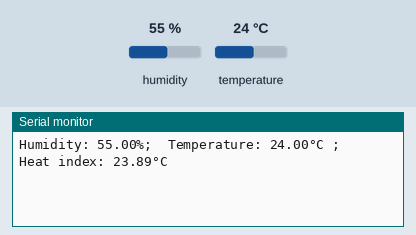
The sketch below on a simulated ESP32. Shown: the last lines printed to the serial monitor. Inputs (shaded band) come from the test bench; at power-on: humidity 55 %, temperature 24 °C.

Above: at 3.4 s.
3.5 s: humidity set to 22 %
At 5.0 s:
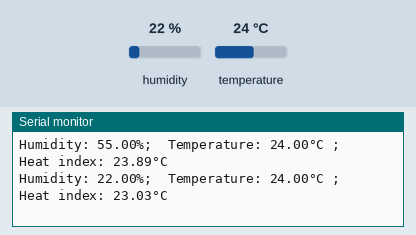
6.4 s: temperature set to 12 °C
At 7.6 s:
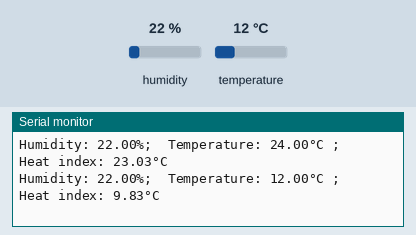
9.3 s: humidity set to 40 %
At 11.4 s:
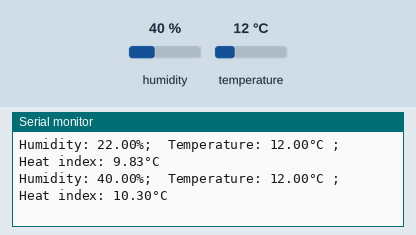
Timing chart, 0 to 12.9 s (numbered marks = the images above; inputs shaded):
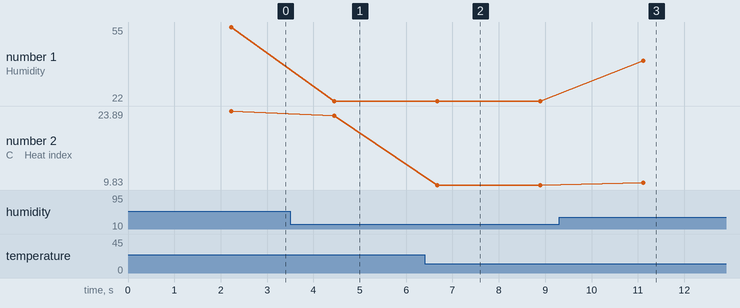

The sketch:

SensorTest.ino
```cpp
// (licence header left out)
#include <Adafruit_Sensor.h>
#include <DHT.h>

#define DHTPIN 2 // Digital pin connected to the DHT sensor
#define DHTTYPE DHT11 // Type of sensor in use

DHT dht(DHTPIN, DHTTYPE); // Initialize DHT sensor


void setup() {
  initSerial();
  // Initialize DHT11
  dht.begin();
  delay(2000);
}

void loop() {
  // put your main code here, to run repeatedly:
  getMeasurment();
  pause();
}

void getMeasurment() {
  float h = dht.readHumidity();
  // Read temperature as Celsius (the default)
  float t = dht.readTemperature();
  // Read temperature as Fahrenheit (isFahrenheit = true)
  //float f = dht.readTemperature(true);

  // Check if any reads failed and exit early (to try again).
  if (isnan(h) || isnan(t)) {
    Serial.println(F("Failed to read from DHT sensor!"));
    return;
  }

  // Compute heat index in Celsius (isFahreheit = false)
  float hic = dht.computeHeatIndex(t, h, false);

  Serial.print(F("Humidity: "));
  Serial.print(h);
  Serial.print(F("%;  Temperature: "));
  Serial.print(t);
  delay(100);
  Serial.print(F("°C "));
  Serial.print(F(";  Heat index: "));
  Serial.print(hic);
  Serial.print(F("°C "));
  Serial.println();
  delay(100);
}
```

BbtCommon.ino
```cpp
//---------------------------------------------------------------------
// BBT: common functions
//---------------------------------------------------------------------

/*
 * Initialize serial communication with 9600 baud
 */
void initSerial() {
  Serial.begin(9600);
  delay(200); // get the serial interface time to initialize
  Serial.println();
}

/*
 *  Wait for a 'A' on the serial input.
 */
void waitForStart() {
  Serial.print("Start with [A] > ");
  String input;
  while(!hasAPressed()) {
    delay(100);
  }
  Serial.printf("\nRead the start command: %s", input.c_str());
}
boolean hasAPressed() {
  if(Serial.available() > 0) {
    char c = Serial.read();

    if (c != '\n') Serial.print(c);
    if (c == 'A') return true;
  }
  return false;
}


/*
 * A simple pause function.
 */
void pause() {
    delay(2000);
}
```

Measured:
- after the input at 3.5 s, the serial monitor: prints a new line after 0.95 s (image 1)
- after the input at 6.4 s, the serial monitor: prints a new line after 0.27 s (image 2)
- after the input at 9.3 s, the serial monitor: prints a new line after 1.8 s (image 3)
- plotted number 1: 55 → 22 after the input at 3.5 s, 22 → 40 after the input at 9.3 s
- plotted number 2: 23.89 → 23.03 after the input at 3.5 s, 23.03 → 9.83 after the input at 6.4 s, 9.83 → 10.3 after the input at 9.3 s
